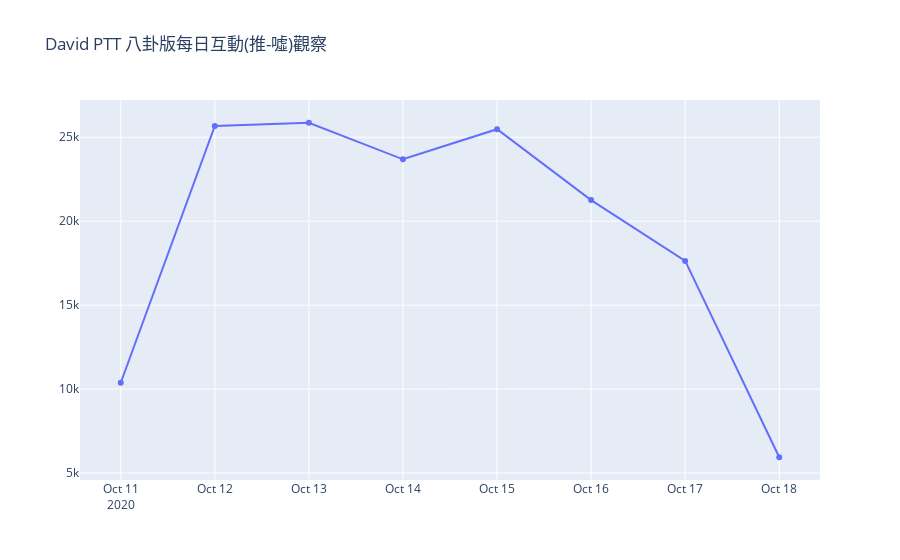

The cell this chart's notebook holds for it:
### Code cell
plotly.offline.init_notebook_mode(connected=True)
plotly.offline.iplot({
        "data": [{
                "x": x_axis,
                "y": y_axis
            }],
        "layout": {
            "title": "David PTT 八卦版每日互動(推-噓)觀察"
        }
    })

### Figure 1 — Plotly figure (JSON) as saved in the notebook; plotly's stock layout.template omitted (floating-point values rounded to 4 significant figures)
{"data": [{"type": "scatter", "x": ["2020-10-11", "2020-10-12", "2020-10-13", "2020-10-14", "2020-10-15", "2020-10-16", "2020-10-17", "2020-10-18"], "y": [10374, 25669, 25864, 23686, 25479, 21256, 17633, 5937]}], "layout": {"title": {"text": "David PTT 八卦版每日互動(推-噓)觀察"}}}
